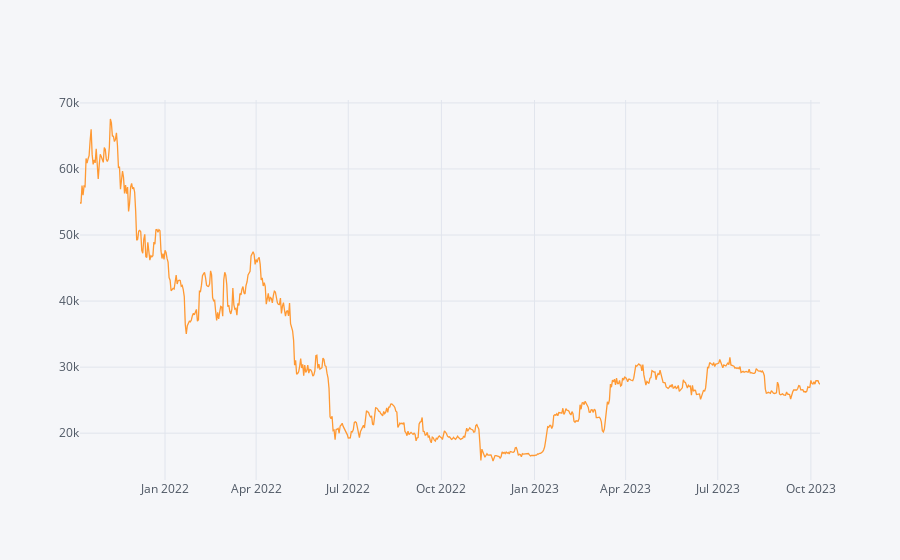

This figure's notebook cell:
### Code cell
df['Adj Close'].iplot()

### Figure 1 — Plotly figure (JSON) as saved in the notebook; plotly's stock layout.template omitted (floating-point values rounded to 4 significant figures; data arrays with more than 128 entries replaced by an {"elided": "..."} marker saying what was removed)
{"data": [{"line": {"color": "rgba(255, 153, 51, 1.0)", "dash": "solid", "shape": "linear", "width": 1.3}, "mode": "lines", "name": "Adj Close", "text": "", "type": "scatter", "x": {"elided": "732 str values"}, "y": {"elided": "732 float values"}}], "layout": {"legend": {"bgcolor": "#F5F6F9", "font": {"color": "#4D5663"}}, "paper_bgcolor": "#F5F6F9", "plot_bgcolor": "#F5F6F9", "title": {"font": {"color": "#4D5663"}}, "xaxis": {"gridcolor": "#E1E5ED", "showgrid": true, "tickfont": {"color": "#4D5663"}, "title": {"font": {"color": "#4D5663"}, "text": ""}, "zerolinecolor": "#E1E5ED"}, "yaxis": {"gridcolor": "#E1E5ED", "showgrid": true, "tickfont": {"color": "#4D5663"}, "title": {"font": {"color": "#4D5663"}, "text": ""}, "zerolinecolor": "#E1E5ED"}}}
